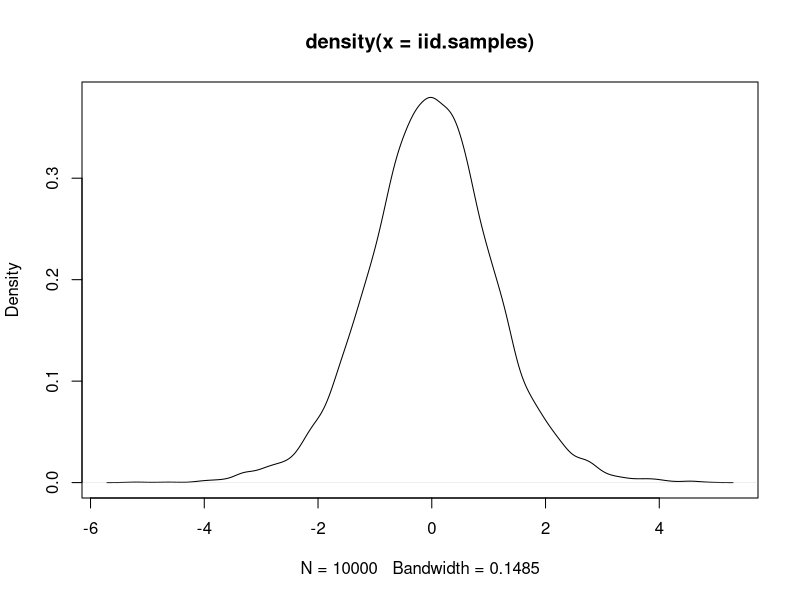
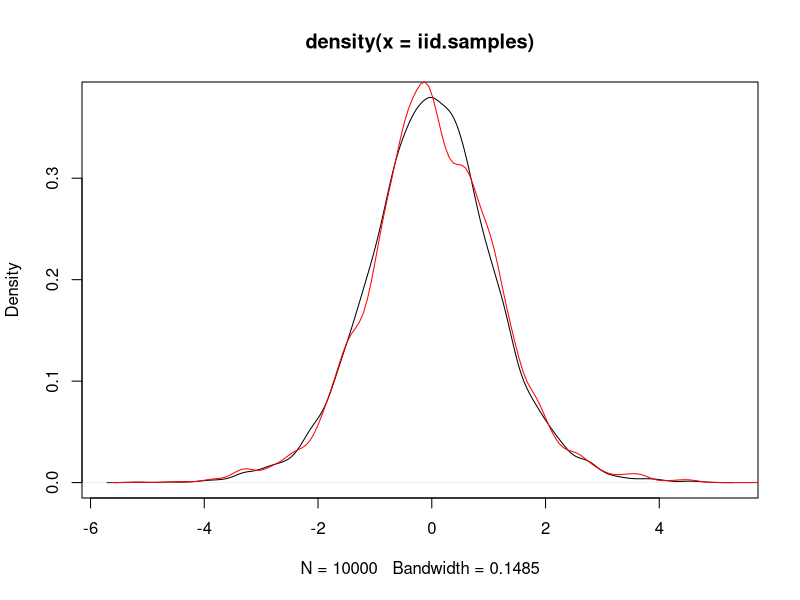
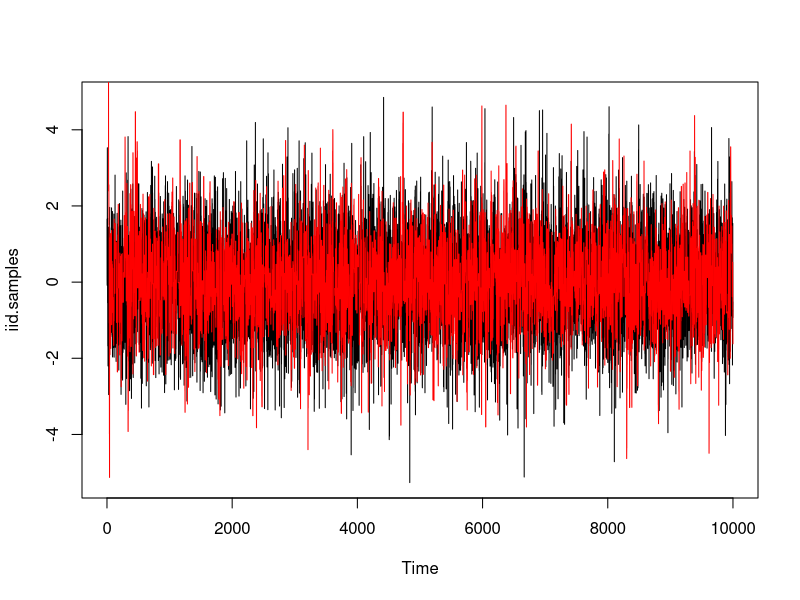

These charts were generated, in order, by the following R code:
# Implementing a toy problem using Metropolois-Hastings Algorithm
set.seed(42)
##############################
# Problem : We want to run the MH algorithm to sample from a t dist.

N <- 1e4
k <- 10.5
iid.samples <- rt(n = N, df = k)
plot(density(iid.samples))

# Density function is dt

##############################


##############################
# Solution : 
t_mh <- function(N = 1e3, k, h){
  
  out.vect <- numeric(length = N)
  acc.prob <- 0
  out.vect[1] <- 30
  
  for(t in 2:N){
    prop.curr <- rnorm(1,out.vect[t-1],sqrt(h))
    
    alpha <- dt(prop.curr, k)/dt(out.vect[t-1],k)
    
    U.curr <- runif(1)
    if(U.curr <= alpha){
      out.vect[t] <- prop.curr
      acc.prob <- acc.prob + 1
    }
    else{
      out.vect[t] <- out.vect[t-1]
    }
  }
  
  print(acc.prob/N)
  return(out.vect)
}

chain <- t_mh(N,k,10)
plot(density(iid.samples))
lines(density(chain), col = "red")

plot.ts(iid.samples)
lines(1:N,chain,col = "red")
##############################